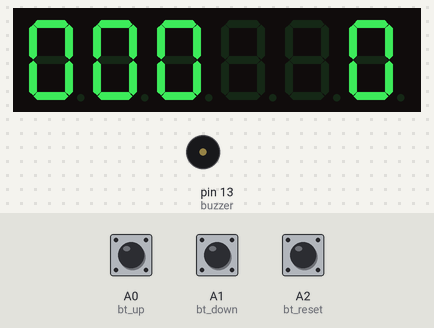
Bench run of a sketch on a simulated Arduino Uno, built with avr-gcc and run on an emulated ATmega328P. Shown: 6-digit seven-segment display, buzzer (waves = sounding). Wiring (inferred from the names in the program): TM1637 display: clock pin 3; DIO pin 2. The inputs (shaded band) are chosen by the test bench; at power-on: A0 (bt_up) HIGH, A2 (bt_reset) HIGH, A1 (bt_down) HIGH. EEPROM starts erased.

Above: at 11.2 s.
11.3 s: A0 (bt_up) pulled LOW for 0.15 s
At 12.3 s:
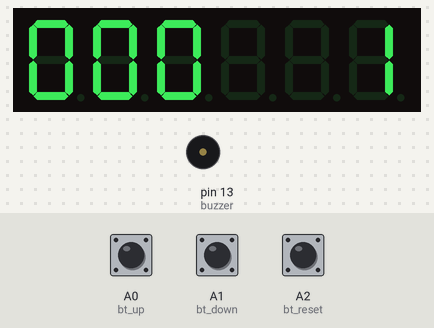
12.9 s: A2 (bt_reset) pulled LOW for 0.15 s
At 13.02 s:
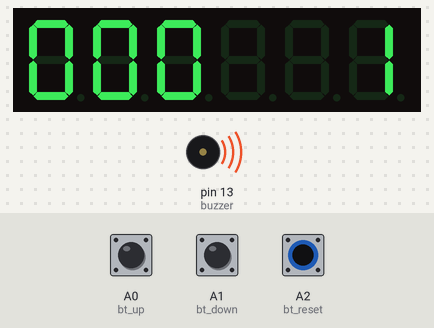
14.5 s: A0 (bt_up) pulled LOW for 1 s
At 16.0 s:
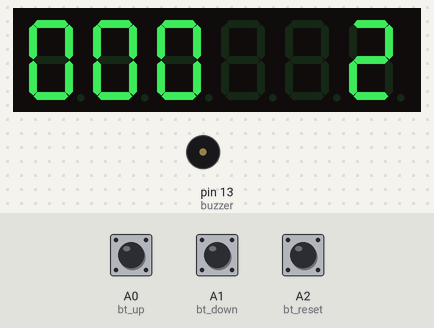
17.0 s: A1 (bt_down) pulled LOW for 0.15 s
At 17.7 s:
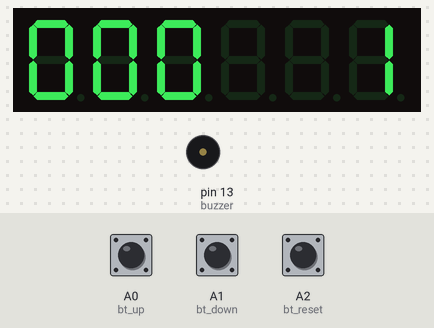
18.6 s: A1 (bt_down) pulled LOW for 1 s
At 20.0 s:
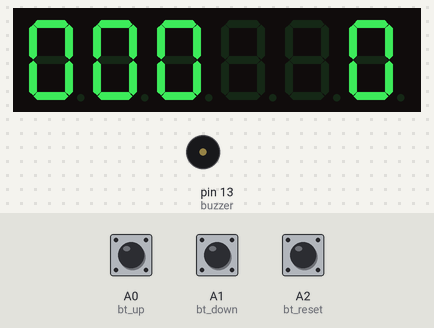
21.1 s: A2 (bt_reset) pulled LOW for 1 s
At 21.9 s:
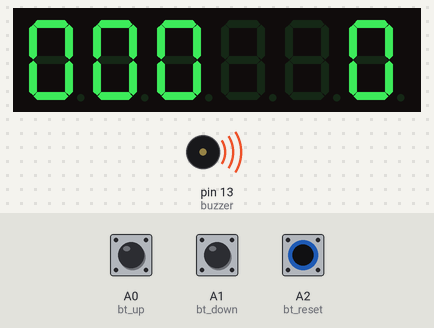
Timing chart, 0 to 24.1 s (numbered marks = the images above; inputs shaded):
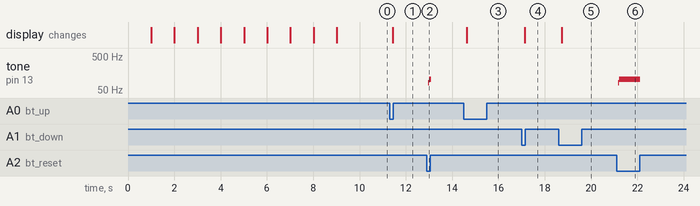

The sketch:

Counter_4Digit_TM1637_Eeprom.ino
```cpp
#include <EEPROM.h>

#define bt_up     A0
#define bt_down   A1
#define bt_reset  A2

#define buzzer 13

#define data_pin  2
#define clock_pin 3
                       /*0*/ /*1*/ /*2*/ /*3*/ /*4*/ /*5*/ /*6*/ /*7*/ /*8*/ /*9*/
const int digits[] = { 0x3f, 0x06, 0x5b, 0x4f, 0x66, 0x6d, 0x7d, 0x07, 0x7f, 0x6f };

                         // 12%,  25%,  38%,  50%,  63%,  75%,  88%, 100%
const int Brightness[] = { 0x88, 0x89, 0x8a, 0x8b, 0x8c, 0x8d, 0x8e, 0x8f};

long Counter=0;
int flag1=0, flag2=0, timer=0;

void setup(){ // put your setup code here, to run once

pinMode(bt_up,    INPUT_PULLUP);
pinMode(bt_down,  INPUT_PULLUP);
pinMode(bt_reset, INPUT_PULLUP);

pinMode(buzzer, OUTPUT);

pinMode(clock_pin, OUTPUT);
pinMode(data_pin, OUTPUT);

start();
writeValue(Brightness[6]); // set Brightness 0 to 7
stop();

// clear display
write_data(0x00, 0x00, 0x00, 0x00);

//Indicate that system is ready
for (int i = 9; i >=0; i--) {
write_data(digits[i%10], digits[i%10], digits[i%10], digits[i%10]);
 delay(1000);
}

if(EEPROM.read(0)==0){}
else{
eeprom_write();
EEPROM.write(0, 0);
}

eeprom_read();
}

void loop(){

if(digitalRead(bt_up) == 0){
if(flag1==0){ flag1=1;
digitalWrite(buzzer, HIGH);
Counter = Counter+1;
if(Counter>9999){Counter=0;}
eeprom_write();
delay(100);
 }
}else{flag1=0;}

if(digitalRead(bt_down) == 0){
if(flag2==0){ flag2=1;
digitalWrite(buzzer, HIGH);
Counter = Counter-1;
if(Counter<0){Counter=9999;}
eeprom_write();
delay(100);
 }
}else{flag2=0;}

if(digitalRead(bt_reset) == 0){
digitalWrite(buzzer, HIGH);
if(timer<100){timer=timer+1;}
if(timer==100){
Counter=0;
eeprom_write();
 }
}else{timer=0;}

write_data(digits[(Counter/1000)%10], digits[(Counter/100)%10], digits[(Counter/10)%10], digits[Counter%10]);
delay(10);
digitalWrite(buzzer, LOW);
}

void eeprom_write(){
EEPROM.write(1,  Counter%10);
EEPROM.write(2, (Counter/10)%10);
EEPROM.write(3, (Counter/100)%10);
EEPROM.write(4, (Counter/1000)%10);
}

void eeprom_read(){
Counter=EEPROM.read(4)*1000+EEPROM.read(3)*100+EEPROM.read(2)*10+EEPROM.read(1);
}

void write_data(uint8_t dig1, uint8_t dig2, uint8_t dig3, uint8_t dig4){
  start();
  writeValue(0x40);
  stop();

  start();
  writeValue(0xc0);
  writeValue(dig1);
  writeValue(dig2);
  writeValue(dig3);
  writeValue(dig4);
  stop();
}

void start(void){
  digitalWrite(clock_pin,HIGH);//send start signal to TM1637
  digitalWrite(data_pin,HIGH);
  delayMicroseconds(5);

  digitalWrite(data_pin,LOW);
  digitalWrite(clock_pin,LOW);
  delayMicroseconds(5);
}

void stop(void){
  digitalWrite(clock_pin,LOW);
  digitalWrite(data_pin,LOW);
  delayMicroseconds(5);

  digitalWrite(clock_pin,HIGH);
  digitalWrite(data_pin,HIGH);
  delayMicroseconds(5);
}

bool writeValue(uint8_t value){
  for(uint8_t i = 0; i < 8; i++){
    digitalWrite(clock_pin, LOW);
    delayMicroseconds(5);
    digitalWrite(data_pin, (value & (1 << i)) >> i);
    delayMicroseconds(5);
    digitalWrite(clock_pin, HIGH);
    delayMicroseconds(5);
  }

  // wait for ACK
  digitalWrite(clock_pin,LOW);
  delayMicroseconds(5);
  pinMode(data_pin,INPUT);
  digitalWrite(clock_pin,HIGH);
  delayMicroseconds(5);

  bool ack = digitalRead(data_pin) == 0;
  pinMode(data_pin,OUTPUT);
  return ack;
}
```

Measured:
- after the input at 11.3 s, the display: changes after 0.13 s (image 1)
- after the input at 12.9 s, tone on pin 13 (buzzer): silent → 83 Hz after 0.07 s, → 104 Hz 0.04 s later, → silent 0.08 s later
- after the input at 14.5 s, the display: changes after 0.13 s (image 3)
- after the input at 17.0 s, the display: changes after 0.13 s (image 4)
- after the input at 18.6 s, the display: changes after 0.12 s (image 5)
- after the input at 21.1 s, tone on pin 13 (buzzer): silent → 83 Hz after 0.07 s, → 104 Hz 0.04 s later, → silent 0.92 s later
